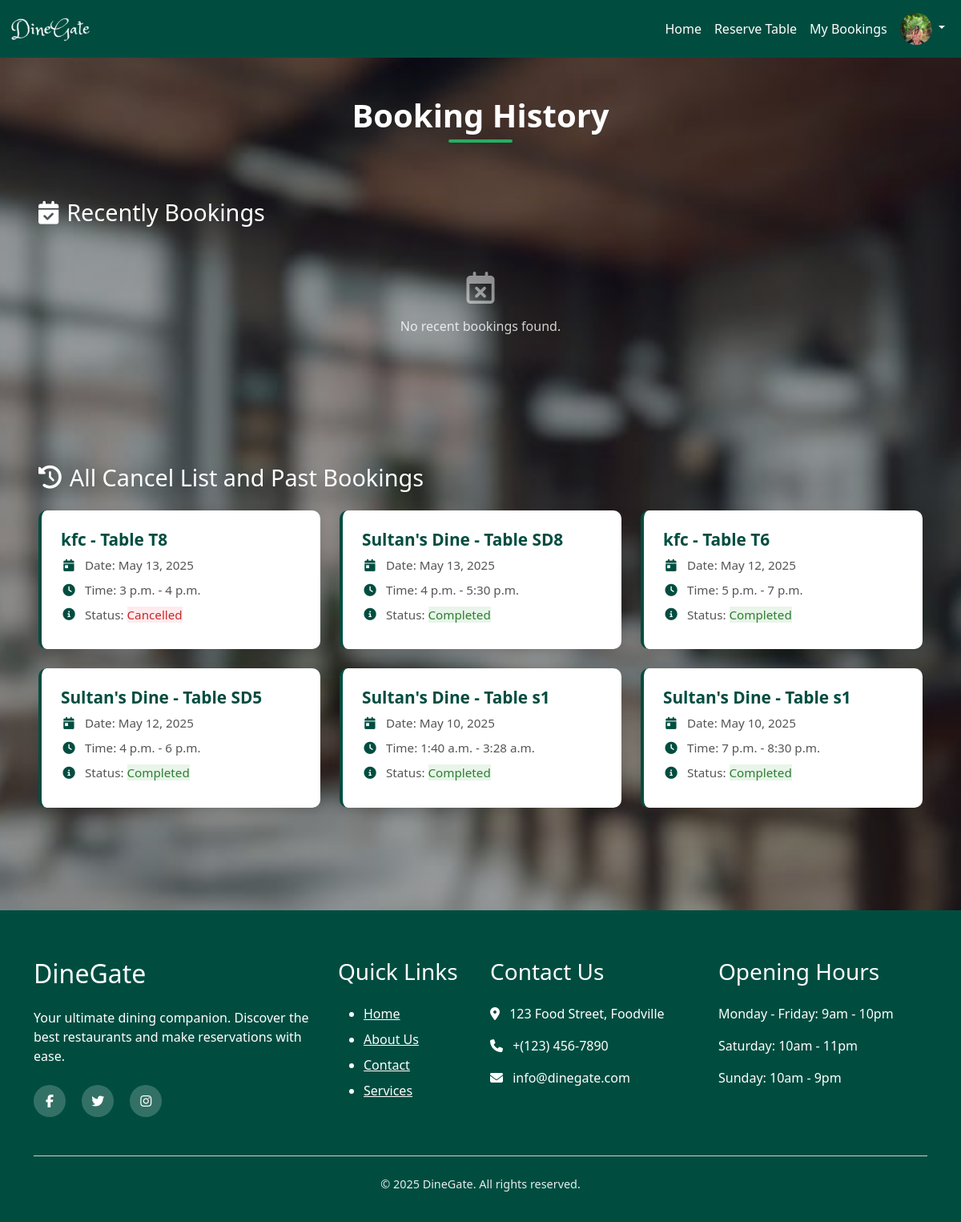
Before: /Book_history/ (signed in) with the older database file.
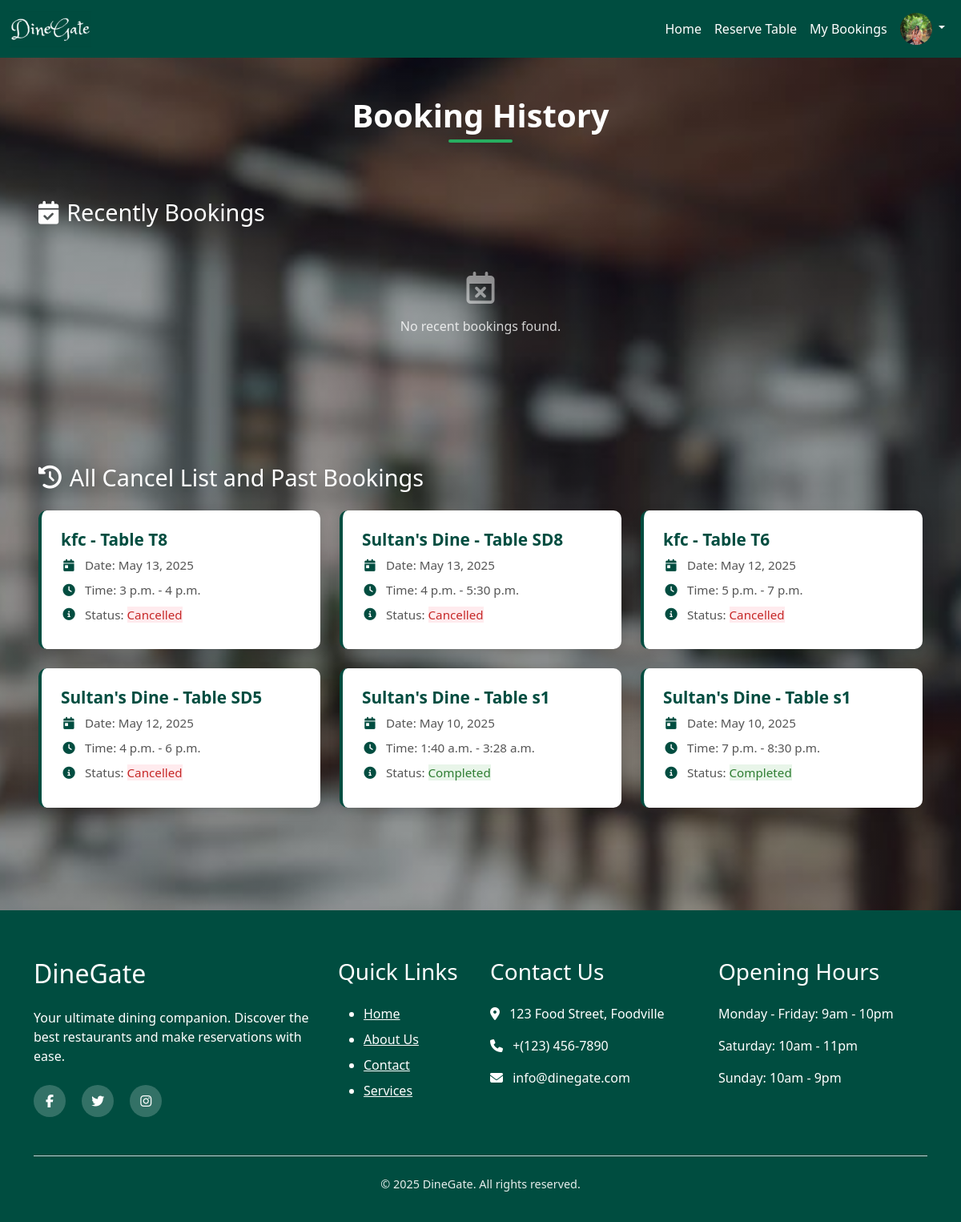
After: the same page with the newer database file.
### reservation/models.py (models this page shows, shortened)
class TableReservation(models.Model):
    user=models.ForeignKey(CustomerUser,on_delete=models.CASCADE)
    restaurant=models.ForeignKey(Restaurant ,on_delete=models.CASCADE)
    table=models.ForeignKey(Table_list ,on_delete=models.CASCADE)
    reserve_date=models.DateField()
    start_time=models.TimeField()
    end_time=models.TimeField()
    status_choice=(
        ('confirm','confirm'),
        ('cancel','cancel'),
    )
    status=models.CharField(max_length=100,choices=status_choice)
    def __str__(self):
        return (f"user: {self.user.user_name} ,Restau_name: {self.restaurant.restaurant_name}")

class Table_list(models.Model):
    restaurant=models.ForeignKey(Restaurant ,on_delete=models.CASCADE)
    table_no=models.CharField(max_length=100,blank=True,null=True)
    date=models.DateField(blank=True,null=True)
    start_time=models.TimeField(blank=True,null=True)
    end_time=models.TimeField(blank=True,null=True)
    no_of_people=models.IntegerField(blank=True,null=True)
    is_available = models.BooleanField(default=True)
    class Meta:
        unique_together = ('restaurant', 'table_no', 'date', 'start_time', 'end_time')

### restaurant/models.py (models this page shows, shortened)
class Restaurant(models.Model):
    restaurant_name=models.CharField(max_length=200)
    s_time=models.TimeField(blank=True,null=True)
    e_time=models.TimeField(blank=True,null=True)
    min_price=models.IntegerField(blank=True,null=True)
    max_price=models.IntegerField(blank=True,null=True)
    city=models.CharField(max_length=100)
    area=models.CharField(max_length=100)
    location=models.CharField(max_length=200)
    email=models.EmailField(max_length=100,blank=True,null=True)
    contact_no=models.IntegerField(blank=True,null=True)
    business_reg_id=models.IntegerField()
    password = models.CharField(max_length=128,blank=True,null=True)
    logo=models.ImageField(blank=True,null=True)
    role = models.CharField(max_length=20, default='restaurant')
    slug = models.SlugField(unique=True, blank=True,null=True)

### reservation/views.py (the view)
# urls.py: path('Book_history/',rv_views.Book_history,name='Book_history'),
def Book_history(request):
    customer_id = request.session.get('user_id')
    if not customer_id:
        return redirect('login')
    try:
        customer = CustomerUser.objects.get(id=customer_id)
    except CustomerUser.DoesNotExist:
        return redirect('login')
    now = timezone.now()
    today = now.date()
    current_time = now.time()
    bookings = TableReservation.objects.filter(user=customer).order_by('-reserve_date')
    recently_booking = []
    past = []
    for b in bookings:
        if b.reserve_date > today or (b.reserve_date == today and b.end_time >= current_time):
             if b.status=='confirm':
                recently_booking.append(b)
             else:
                past.append(b)
        else:
            past.append(b)
    print(past)
    return render(request,'reservation/Book_history.html' ,{'recently_booking': recently_booking,'past': past})

### account/context_processors.py (called while the page is built)
def user_role(request):
    user = None
    role = None
    if request.session.get('user_id'):
        try:
            user = CustomerUser.objects.get(id=request.session['user_id'])
            role = 'customer'
        except CustomerUser.DoesNotExist:
            pass
    elif request.session.get('restaurant_id'):
        try:
            user = Restaurant.objects.get(id=request.session['restaurant_id'])
            role = 'restaurant'
        except Restaurant.DoesNotExist:
            pass
    return {
        'logged_user': user,
        'logged_role': role,
    }

### template/reservation/Book_history.html
{% extends 'base.html' %}
{% load static %}
{% block content %}
<div class="booking-history-container" style="
    background: linear-gradient(rgba(0, 0, 0, 0.3), rgba(0, 0, 0, 0.3)),
                url('{% static 'images/back2.jpg' %}') no-repeat center center fixed;
    background-size: cover;
    min-height: 100vh;
    padding: 3rem 1rem;
">
    <div class="booking-header">
        <h1 class="booking-title">Booking History</h1>
    </div>
    <section class="booking-section">
        <h2 class="section-title">
            <i class="fas fa-calendar-check"></i> Recently Bookings
        </h2>
        {% if recently_booking %}
        <div class="booking-grid">
            {% for booking in recently_booking %}
            <div class="booking-card">
                <h3 class="booking-restaurant">{{ booking.restaurant.restaurant_name }} - Table {{ booking.table.table_no }}</h3>
                <div class="booking-detail">
                    <i class="fas fa-calendar-day"></i>
                    <span>Date: {{ booking.reserve_date }}</span>
                </div>
                <div class="booking-detail">
                    <i class="fas fa-clock"></i>
                    <span>Time: {{ booking.start_time }} - {{ booking.end_time }}</span>
                </div>
                <div class="booking-status status-confirm">
                    <i class="fas fa-check-circle"></i> Confirmed
                </div>
                <div <div style="margin-top: 10px;">
                <form method="post" action="{% url 'cancel_book' booking.id %}">
    {% csrf_token %}
        <a href="{% url 'cancel_book' booking.id %}" class="table-btn-delete">
            <i class="fas fa-times"></i> Cancel Booking
          </a>
</form>
</div>
            </div>
            {% endfor %}
        </div>
        {% else %}
        <div class="empty-booking">
            <i class="far fa-calendar-times"></i>
            <p>No recent bookings found.</p>
        </div>
        {% endif %}
    </section>
    <section class="booking-section">
        <h2 class="section-title">
            <i class="fas fa-history"></i> All Cancel List and Past Bookings
        </h2>
        {% if past %}
        <div class="booking-grid">
            {% for booking in past %}
            <div class="booking-card">
                <h3 class="booking-restaurant">{{ booking.restaurant.restaurant_name }} - Table {{ booking.table.table_no }}</h3>
                <div class="booking-detail">
                    <i class="fas fa-calendar-day"></i>
                    <span>Date: {{ booking.reserve_date }}</span>
                </div>
                <div class="booking-detail">
                    <i class="fas fa-clock"></i>
                    <span>Time: {{ booking.start_time }} - {{ booking.end_time }}</span>
                </div>
                <div class="booking-detail">
                    <i class="fas fa-info-circle"></i>
                    <span>Status:
                        {% if booking.status == 'confirm' %}
                        <span class="status-confirm">Completed</span>
                        {% else %}
                        <span class="status-cancel">Cancelled</span>
                        {% endif %}
                    </span>
                </div>
            </div>
            {% endfor %}
        </div>
        {% else %}
        <div class="empty-booking">
            <i class="far fa-calendar-times"></i>
            <p>No past bookings found.</p>
        </div>
        {% endif %}
    </section>
</div>
{% endblock %}

Changed rows visible on the page:
changed TableReservation "SD8": status "Completed" → "Cancelled"
changed TableReservation (number 3 of 6 on the later page): status "Completed" → "Cancelled"
changed TableReservation "SD5": status "Completed" → "Cancelled"
